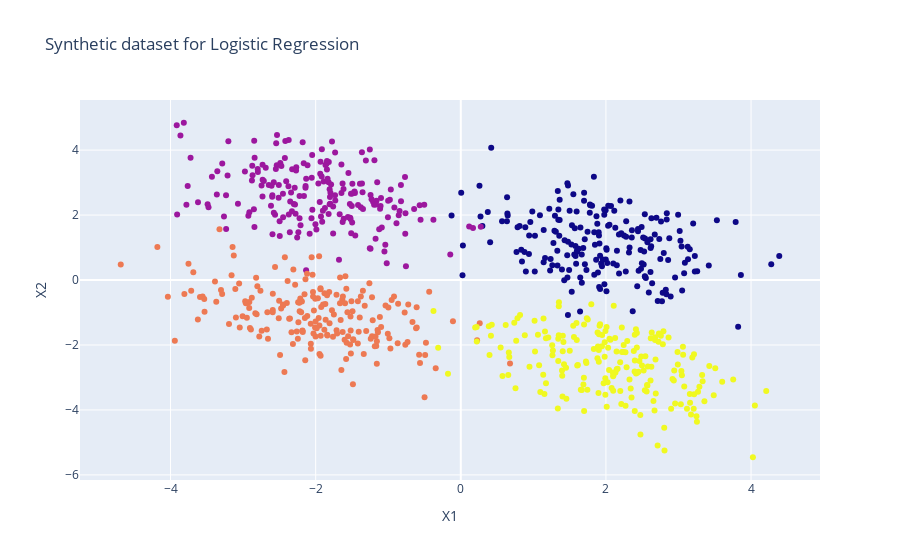

Source (notebook cell):
### Code cell
X,y = synthetic_dataset_lr(n_samples=200, correlation=-0.4, noise_scale=0.7)
correlation = np.corrcoef(X[:,0], X[:,1])[0,1]
print("Correlation:", correlation)
draw_plot(X,y,"Synthetic dataset for Logistic Regression")

### Figure 1 — Plotly figure (JSON) as saved in the notebook; plotly's stock layout.template omitted (floating-point values rounded to 4 significant figures; data arrays with more than 128 entries replaced by an {"elided": "..."} marker saying what was removed)
{"data": [{"marker": {"color": {"elided": "800 int values"}}, "mode": "markers", "type": "scatter", "x": {"elided": "800 float values"}, "y": {"elided": "800 float values"}}], "layout": {"showlegend": false, "title": {"text": "Synthetic dataset for Logistic Regression"}, "xaxis": {"title": {"text": "X1"}}, "yaxis": {"title": {"text": "X2"}}}}
